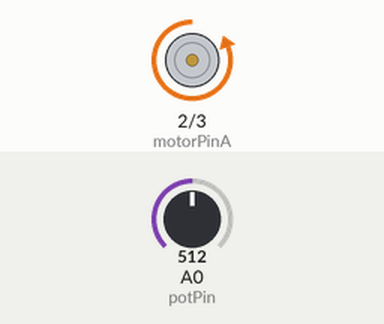
Simulated run of this sketch. Board: Arduino Uno, built with avr-gcc and run on an emulated ATmega328P. Parts: motor-driver pin pairs drawn as motors (green arrow = first pin HIGH = forward, orange = second pin HIGH = backward, longer = more drive). Inputs (shaded band) come from the test bench; at power-on: A0 (potPin) = 512. What the sketch prints to the serial monitor is not drawn.

Above: at 0.05 s.
Timing chart, 0 to 3.0 s (numbered marks = the images above):
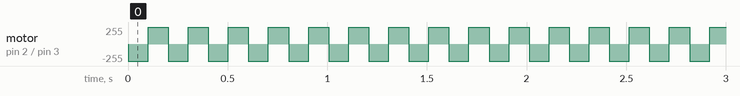

The sketch:

fei_yue.ino
```cpp
int motorPinA = 2; // should be whatever you need them to be
int motorPinB = 3;

int potPin = A0;

int dbWindow = 32; // deadband of 32 units on either side of "setPoint"

void setup() {
  Serial.begin(9600);

  pinMode(motorPinA, OUTPUT);
  pinMode(motorPinB, OUTPUT);
}

void loop() {

  Serial.print("Start: ");
  Serial.println(analogRead(potPin));

  digitalWrite(motorPinA, LOW);
  digitalWrite(motorPinB, HIGH);
  Serial.print("A Low, B High: ");
  Serial.println(analogRead(potPin));
  delay(100);


  digitalWrite(motorPinA, HIGH);
  digitalWrite(motorPinB, LOW);
  Serial.print("A High B Low: ");
  Serial.println(analogRead(potPin));
  delay(100);

  Serial.println("");


}
```

Measured:
- by itself, motor on pin 2 (motorPinA) / pin 3 (motorPinB): alternates forward 255/255 for 0.10 s and backward 255/255 for 0.10 s
